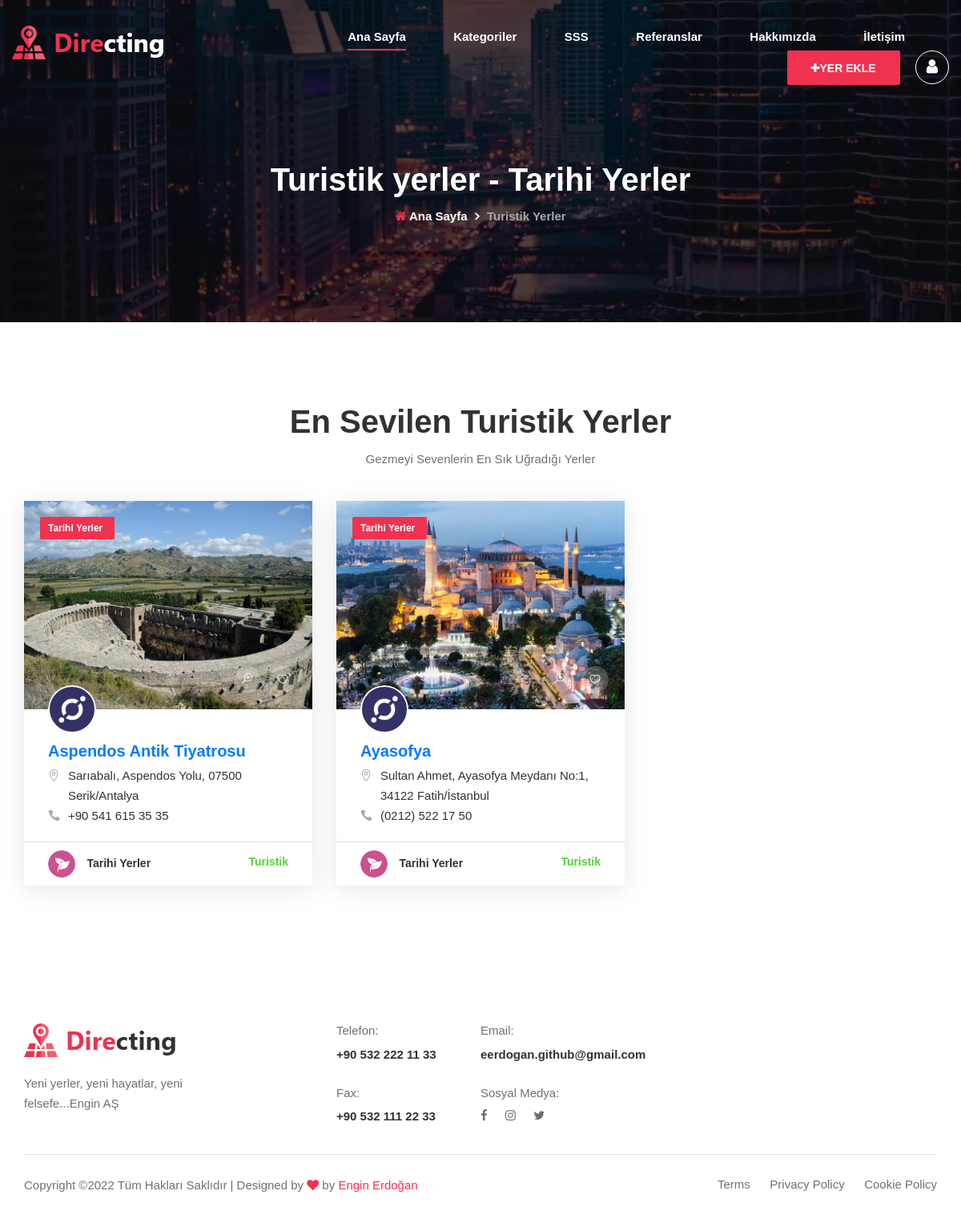
/category/4/tarihi/, run on the app's committed database.
### place/models.py (models this page shows, shortened)
class Category(models.Model):
    STATUS = (
        ('True', 'Evet'),
        ('False', 'Hayır'),
    )
    title = models.CharField(max_length=255)
    keywords = models.CharField(max_length=255)
    description = models.CharField(max_length=255)
    image = models.ImageField(blank=True, upload_to='catimages/')
    status = models.CharField(max_length=10, choices=STATUS)
    slug = models.SlugField(null=False, unique=True)
    parent = models.ForeignKey('self',blank=True, null=True, related_name='children', on_delete=models.CASCADE)
    create_at = models.DateTimeField(auto_now_add=True)
    update_at = models.DateTimeField(auto_now=True)
    def image_tag(self):
        return mark_safe('<img src="{}" height="50"/>'.format(self.image.url))
    image_tag.short_description = 'Image'

class Place(models.Model):
    STATUS = (
        ('True', 'Evet'),
        ('False', 'Hayır'),
    )
    category = models.ForeignKey(Category, on_delete=models.CASCADE)
    user = models.ForeignKey(User, on_delete=models.CASCADE)  # sonradan ekledim
    title = models.CharField(max_length=255)
    keywords = models.CharField(max_length=255)
    description = models.CharField(max_length=255)
    image = models.ImageField(blank=True, upload_to='placeimages/')
    detail = RichTextUploadingField()
    slug = models.SlugField(null=False, unique=True)
    sehir = models.ForeignKey(Sehir, on_delete=models.CASCADE, blank=True, null=True)
    ulke = models.ForeignKey(Ulke, on_delete=models.CASCADE, blank=True, null=True)
    adres = models.CharField(max_length=255, blank=True)
    telefon = models.CharField(max_length=255, blank=True)
    email = models.CharField(blank=True, max_length=255)
    facebook = models.CharField(blank=True, max_length=255)
    twitter = models.CharField(blank=True, max_length=255)
    instagram = models.CharField(blank=True, max_length=255)
    status = models.CharField(max_length=10, choices=STATUS)
    create_at = models.DateTimeField(auto_now_add=True)
    update_at = models.DateTimeField(auto_now=True)
    def image_tag(self):
        return mark_safe('<img src="{}" height="50"/>'.format(self.image.url))
    image_tag.short_description = 'Image'

### home/models.py (models this page shows, shortened)
class Setting(models.Model):
    STATUS = (
        ('True', 'Evet'),
        ('False', 'Hayır'),
    )
    title = models.CharField(max_length=255)
    keywords = models.CharField(max_length=255)
    description = models.CharField(max_length=255)
    company = models.CharField(max_length=255)
    address = models.CharField(blank=True, max_length=255)
    phone = models.CharField(blank=True, max_length=255)
    fax = models.CharField(blank=True, max_length=255)
    email = models.CharField(blank=True, max_length=255)
    smtpserver = models.CharField(blank=True, max_length=255)
    smtpemail = models.CharField(blank=True, max_length=255)
    smtppassword = models.CharField(blank=True, max_length=255)
    icon = models.ImageField(blank=True, upload_to='images/')
    facebook = models.CharField(blank=True, max_length=255)
    twitter = models.CharField(blank=True, max_length=255)
    vine = models.CharField(blank=True, max_length=255)
    instagram = models.CharField(blank=True, max_length=255)
    aboutus = RichTextUploadingField()
    references = RichTextUploadingField()
    contact = RichTextUploadingField(blank=True)
    status = models.CharField(max_length=10, choices=STATUS)
    create_at = models.DateTimeField(auto_now_add=True)
    update_at = models.DateTimeField(auto_now=True)

### home/views.py (the view)
# urls.py: path('category/<int:id>/<slug:slug>/', views.category_places, name='category_places'),
def category_places(request, id, slug):
    category = Category.objects.all()
    categoryData = Category.objects.get(pk=id)
    places = Place.objects.filter(category_id=id)
    setting = Setting.objects.get(pk=1)
    context = {'setting': setting,
               'page': 'places',
               'places': places,
               'category': category,
               'categoryData': categoryData
               }
    return render(request, 'places.html', context)

### home/templates/places.html (shortened to what this page needs)
{% extends "homebase.html"%}
{% block content %}
{% load static %}
    <div class="breadcrumb-area set-bg" data-setbg="{% static 'img/breadcrumb/breadcrumb-normal.jpg'%}">
        <div class="container">
            <div class="row">
                <div class="col-lg-12 text-center">
                    <div class="breadcrumb__text">
                        <h2>Turistik yerler - {{categoryData.title}}</h2>
                        <div class="breadcrumb__option">
                            <a href="/"><i class="fa fa-home"></i> Ana Sayfa</a>
                            <span>Turistik Yerler</span>
                        </div>
                    </div>
                </div>
            </div>
        </div>
    </div>
    <section class="most-search spad">
        <div class="container">
            <div class="row">
                <div class="col-lg-12">
                    <div class="section-title">
                        <h2>En Sevilen Turistik Yerler</h2>
                        <p>Gezmeyi Sevenlerin En Sık Uğradığı Yerler</p>
                    </div>
                </div>
            </div>
            <div class="row">
                <div class="col-lg-12">
                    <div class="tab-content">
                        <div class="tab-pane active" id="tabs-1" role="tabpanel">
                            <div class="row">
                                {% for rs in places %}
                                <div class="col-lg-4 col-md-6">
                                    <div class="listing__item">
                                        <div class="listing__item__pic set-bg" data-setbg="{{ rs.image.url }}">
                                            <img src="{% static 'img/listing/list_icon-1.png'%}" alt="">
                                            <div class="listing__item__pic__tag">{{categoryData.title}}</div>
                                            <div class="listing__item__pic__btns">
                                                <a href="/place/{{ rs.id }}/{{ rs.slug }}"><span class="icon_zoom-in_alt"></span></a>
                                                <a href="#"><span class="icon_heart_alt"></span></a>
                                            </div>
                                        </div>
                                        <div class="listing__item__text">
                                            <div class="listing__item__text__inside">
                                                <h5><a href="/place/{{ rs.id }}/{{ rs.slug }}">
                                                    {{ rs.title }} </a></h5>
                                                <ul>
                                                    <li><span class="icon_pin_alt"></span> {{ rs.adres }}</li>
                                                    <li><span class="icon_phone"></span> {{ rs.telefon }}</li>
                                                </ul>
                                            </div>
                                            <div class="listing__item__text__info">
                                                <div class="listing__item__text__info__left">
                                                    <img src="{{categoryData.image.url}}" alt="">
                                                    <span>{{categoryData.title}}</span>
                                                </div>
                                                <div class="listing__item__text__info__right">Turistik</div>
                                            </div>
                                        </div>
                                    </div>
                                </div>
                                {% endfor %}
                            </div>
                        </div>
                    </div>
                </div>
            </div>
        </div>
    </section>
{% endblock %}

### home/templates/footer.html (shortened to what this page needs)
    {% load static %}
    <footer class="footer">
        <div class="container">
            <div class="row">
                <div class="col-lg-3 col-md-6">
                    <div class="footer__about">
                        <div class="footer__about__logo">
                            <a href="./index.html"><img src="{% static 'img/footer-logo.png'%}" alt=""></a>
                        </div>
                        <p>Yeni yerler, yeni hayatlar, yeni felsefe...{{setting.company}}</p>
                    </div>
                </div>
                <div class="col-lg-4 offset-lg-1 col-md-6">
                    <div class="footer__address">
                        <ul>
                            <li>
                                <span>Telefon:</span>
                                <p>{{setting.phone}}</p>
                            </li>
                            <li>
                                <span>Email:</span>
                                <p>{{setting.email}}</p>
                            </li>
                            <li>
                                <span>Fax:</span>
                                <p>{{setting.fax}}</p>
                            </li>
                            <li>
                                <span>Sosyal Medya:</span>
                                <div class="footer__social">
                                    <a href="{{setting.facebook}}"><i class="fa fa-facebook"></i></a>
                                    <a href="{{setting.instagram}}"><i class="fa fa-instagram"></i></a>
                                    <a href="{{setting.twitter}}"><i class="fa fa-twitter"></i></a>
                                </div>
                            </li>
                        </ul>
                    </div>
                </div>
            </div>
            <div class="row">
                <div class="col-lg-12">
                    <div class="footer__copyright">
                        <div class="footer__copyright__text"><p>
  Copyright &copy;<script>document.write(new Date().getFullYear());</script> Tüm Hakları Saklıdır | Designed by <i class="fa fa-heart" aria-hidden="true"></i> by <a href="#" target="_blank">Engin Erdoğan</a>
  </p>
                        </div>
                        <div class="footer__copyright__links">
                            <a href="#">Terms</a>
                            <a href="#">Privacy Policy</a>
                            <a href="#">Cookie Policy</a>
                        </div>
                    </div>
                </div>
            </div>
        </div>
    </footer>

### data on the page
Category: title "Tarihi Yerler"
Place: shows a picture, title "Aspendos Antik Tiyatrosu", adres "Sarıabalı, Aspendos Yolu, 07500 Serik/Antalya", telefon "+90 541 615 35 35", image (picture)
Place: shows a picture, title "Ayasofya", adres "Sultan Ahmet, Ayasofya Meydanı No:1, 34122 Fatih/İstanbul", telefon "(0212) 522 17 50", image (picture)
Setting: company "Engin AŞ", phone "+90 532 222 11 33", email "eerdogan.github@gmail.com", fax "+90 532 111 22 33"
